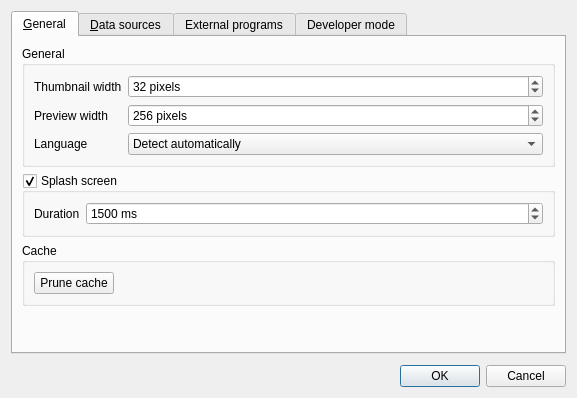
<?xml version="1.0" encoding="UTF-8"?>
<ui version="4.0">
 <class>SettingsDialog</class>
 <widget class="QDialog" name="SettingsDialog">
  <property name="geometry">
   <rect>
    <x>0</x>
    <y>0</y>
    <width>577</width>
    <height>398</height>
   </rect>
  </property>
  <property name="windowTitle">
   <string>ZIMA-CAD-Parts Settings</string>
  </property>
  <layout class="QVBoxLayout" name="verticalLayout">
   <item>
    <widget class="QTabWidget" name="tabWidget">
     <property name="currentIndex">
      <number>0</number>
     </property>
     <widget class="QWidget" name="tab">
      <attribute name="title">
       <string>&amp;General</string>
      </attribute>
      <layout class="QVBoxLayout" name="verticalLayout_5">
       <item>
        <widget class="QGroupBox" name="groupBox">
         <property name="enabled">
          <bool>true</bool>
         </property>
         <property name="title">
          <string>General</string>
         </property>
         <property name="checkable">
          <bool>false</bool>
         </property>
         <layout class="QFormLayout" name="formLayout_2">
          <property name="fieldGrowthPolicy">
           <enum>QFormLayout::AllNonFixedFieldsGrow</enum>
          </property>
          <item row="0" column="0">
           <widget class="QLabel" name="thumbnailWidthLabel_2">
            <property name="text">
             <string>Thumbnail width</string>
            </property>
           </widget>
          </item>
          <item row="0" column="1">
           <widget class="QSpinBox" name="spinPicture">
            <property name="suffix">
             <string> pixels</string>
            </property>
            <property name="minimum">
             <number>16</number>
            </property>
            <property name="maximum">
             <number>256</number>
            </property>
            <property name="singleStep">
             <number>8</number>
            </property>
            <property name="value">
             <number>32</number>
            </property>
           </widget>
          </item>
          <item row="1" column="0">
           <widget class="QLabel" name="previewWidthLabel">
            <property name="text">
             <string>Preview width</string>
            </property>
           </widget>
          </item>
          <item row="1" column="1">
           <widget class="QSpinBox" name="previewWidthSpinBox">
            <property name="suffix">
             <string> pixels</string>
            </property>
            <property name="maximum">
             <number>1024</number>
            </property>
            <property name="singleStep">
             <number>32</number>
            </property>
            <property name="value">
             <number>256</number>
            </property>
           </widget>
          </item>
          <item row="2" column="1">
           <widget class="QComboBox" name="languageComboBox">
            <item>
             <property name="text">
              <string>Detect automatically</string>
             </property>
            </item>
            <item>
             <property name="text">
              <string>English</string>
             </property>
            </item>
            <item>
             <property name="text">
              <string>Česky</string>
             </property>
            </item>
           </widget>
          </item>
          <item row="2" column="0">
           <widget class="QLabel" name="languageLabel">
            <property name="text">
             <string>Language</string>
            </property>
           </widget>
          </item>
         </layout>
        </widget>
       </item>
       <item>
        <widget class="QGroupBox" name="splashGroupBox">
         <property name="title">
          <string>Splash screen</string>
         </property>
         <property name="checkable">
          <bool>true</bool>
         </property>
         <layout class="QFormLayout" name="formLayout">
          <property name="fieldGrowthPolicy">
           <enum>QFormLayout::AllNonFixedFieldsGrow</enum>
          </property>
          <item row="0" column="0">
           <widget class="QLabel" name="timeLabel">
            <property name="text">
             <string>Duration</string>
            </property>
           </widget>
          </item>
          <item row="0" column="1">
           <widget class="QSpinBox" name="splashDurationSpinBox">
            <property name="suffix">
             <string> ms</string>
            </property>
            <property name="maximum">
             <number>5000</number>
            </property>
            <property name="singleStep">
             <number>100</number>
            </property>
            <property name="value">
             <number>1500</number>
            </property>
           </widget>
          </item>
         </layout>
        </widget>
       </item>
       <item>
        <widget class="QGroupBox" name="groupBox_2">
         <property name="title">
          <string>Cache</string>
         </property>
         <layout class="QVBoxLayout" name="verticalLayout_2">
          <item>
           <widget class="QPushButton" name="pruneCacheButton">
            <property name="sizePolicy">
             <sizepolicy hsizetype="Fixed" vsizetype="Fixed">
              <horstretch>0</horstretch>
              <verstretch>0</verstretch>
             </sizepolicy>
            </property>
            <property name="text">
             <string>Prune cache</string>
            </property>
           </widget>
          </item>
         </layout>
        </widget>
       </item>
       <item>
        <spacer name="verticalSpacer_3">
         <property name="orientation">
          <enum>Qt::Vertical</enum>
         </property>
         <property name="sizeHint" stdset="0">
          <size>
           <width>20</width>
           <height>40</height>
          </size>
         </property>
        </spacer>
       </item>
      </layout>
     </widget>
     <widget class="QWidget" name="tab_2">
      <attribute name="title">
       <string>&amp;Data sources</string>
      </attribute>
      <layout class="QGridLayout" name="gridLayout_2">
       <item row="0" column="0">
        <widget class="QListWidget" name="datasourceList">
         <property name="sizePolicy">
          <sizepolicy hsizetype="Expanding" vsizetype="Expanding">
           <horstretch>0</horstretch>
           <verstretch>0</verstretch>
          </sizepolicy>
         </property>
         <property name="dragEnabled">
          <bool>true</bool>
         </property>
         <property name="dragDropMode">
          <enum>QAbstractItemView::InternalMove</enum>
         </property>
         <property name="iconSize">
          <size>
           <width>32</width>
           <height>32</height>
          </size>
         </property>
        </widget>
       </item>
       <item row="0" column="1">
        <layout class="QVBoxLayout" name="verticalLayout_3">
         <item>
          <widget class="QPushButton" name="btnAdd">
           <property name="text">
            <string>&amp;Add</string>
           </property>
          </widget>
         </item>
         <item>
          <widget class="QPushButton" name="editBtn">
           <property name="text">
            <string>&amp;Edit</string>
           </property>
          </widget>
         </item>
         <item>
          <widget class="QPushButton" name="btnRemove">
           <property name="text">
            <string>&amp;Remove</string>
           </property>
          </widget>
         </item>
         <item>
          <spacer name="verticalSpacer_2">
           <property name="orientation">
            <enum>Qt::Vertical</enum>
           </property>
           <property name="sizeHint" stdset="0">
            <size>
             <width>20</width>
             <height>40</height>
            </size>
           </property>
          </spacer>
         </item>
         <item>
          <widget class="QPushButton" name="datasourceUpButton">
           <property name="text">
            <string>Move &amp;Up</string>
           </property>
          </widget>
         </item>
         <item>
          <widget class="QPushButton" name="datasourceDownButton">
           <property name="text">
            <string>Move &amp;Down</string>
           </property>
          </widget>
         </item>
         <item>
          <spacer name="verticalSpacer_6">
           <property name="orientation">
            <enum>Qt::Vertical</enum>
           </property>
           <property name="sizeHint" stdset="0">
            <size>
             <width>20</width>
             <height>40</height>
            </size>
           </property>
          </spacer>
         </item>
        </layout>
       </item>
      </layout>
     </widget>
     <widget class="QWidget" name="tab_4">
      <attribute name="title">
       <string>External programs</string>
      </attribute>
      <layout class="QVBoxLayout" name="verticalLayout_7">
       <item>
        <widget class="QGroupBox" name="zimaUtilsGroupBox">
         <property name="title">
          <string>ZIMA utilities</string>
         </property>
         <layout class="QGridLayout" name="gridLayout"/>
        </widget>
       </item>
       <item>
        <spacer name="verticalSpacer_5">
         <property name="orientation">
          <enum>Qt::Vertical</enum>
         </property>
         <property name="sizeHint" stdset="0">
          <size>
           <width>20</width>
           <height>40</height>
          </size>
         </property>
        </spacer>
       </item>
      </layout>
     </widget>
     <widget class="QWidget" name="tab_3">
      <attribute name="title">
       <string>Developer mode</string>
      </attribute>
      <layout class="QVBoxLayout" name="verticalLayout_6">
       <item>
        <widget class="QGroupBox" name="developerModeGroupBox">
         <property name="enabled">
          <bool>true</bool>
         </property>
         <property name="title">
          <string>Developer mode</string>
         </property>
         <property name="checkable">
          <bool>true</bool>
         </property>
         <property name="checked">
          <bool>false</bool>
         </property>
         <layout class="QVBoxLayout" name="verticalLayout_4">
          <item>
           <widget class="QCheckBox" name="techSpecToolBarCheckBox">
            <property name="text">
             <string>Toolbar for technical specifications</string>
            </property>
            <property name="checked">
             <bool>true</bool>
            </property>
           </widget>
          </item>
          <item>
           <spacer name="verticalSpacer_4">
            <property name="orientation">
             <enum>Qt::Vertical</enum>
            </property>
            <property name="sizeHint" stdset="0">
             <size>
              <width>20</width>
              <height>40</height>
             </size>
            </property>
           </spacer>
          </item>
         </layout>
        </widget>
       </item>
      </layout>
     </widget>
    </widget>
   </item>
   <item>
    <spacer name="verticalSpacer">
     <property name="orientation">
      <enum>Qt::Vertical</enum>
     </property>
     <property name="sizeType">
      <enum>QSizePolicy::Preferred</enum>
     </property>
     <property name="sizeHint" stdset="0">
      <size>
       <width>20</width>
       <height>10</height>
      </size>
     </property>
    </spacer>
   </item>
   <item>
    <widget class="QDialogButtonBox" name="buttonBox">
     <property name="orientation">
      <enum>Qt::Horizontal</enum>
     </property>
     <property name="standardButtons">
      <set>QDialogButtonBox::Cancel|QDialogButtonBox::Ok</set>
     </property>
    </widget>
   </item>
  </layout>
 </widget>
 <tabstops>
  <tabstop>buttonBox</tabstop>
 </tabstops>
 <resources/>
 <connections>
  <connection>
   <sender>buttonBox</sender>
   <signal>accepted()</signal>
   <receiver>SettingsDialog</receiver>
   <slot>accept()</slot>
   <hints>
    <hint type="sourcelabel">
     <x>227</x>
     <y>336</y>
    </hint>
    <hint type="destinationlabel">
     <x>157</x>
     <y>274</y>
    </hint>
   </hints>
  </connection>
  <connection>
   <sender>buttonBox</sender>
   <signal>rejected()</signal>
   <receiver>SettingsDialog</receiver>
   <slot>reject()</slot>
   <hints>
    <hint type="sourcelabel">
     <x>295</x>
     <y>342</y>
    </hint>
    <hint type="destinationlabel">
     <x>286</x>
     <y>274</y>
    </hint>
   </hints>
  </connection>
  <connection>
   <sender>datasourceList</sender>
   <signal>itemDoubleClicked(QListWidgetItem*)</signal>
   <receiver>editBtn</receiver>
   <slot>click()</slot>
   <hints>
    <hint type="sourcelabel">
     <x>213</x>
     <y>192</y>
    </hint>
    <hint type="destinationlabel">
     <x>455</x>
     <y>87</y>
    </hint>
   </hints>
  </connection>
 </connections>
</ui>
